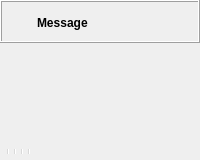
  <widget class="QWidget" name="centralwidget">
   <layout class="QVBoxLayout" name="verticalLayout_2">
    <property name="spacing">
     <number>0</number>
    </property>
    <property name="leftMargin">
     <number>0</number>
    </property>
    <property name="topMargin">
     <number>0</number>
    </property>
    <property name="rightMargin">
     <number>0</number>
    </property>
    <property name="bottomMargin">
     <number>0</number>
    </property>
    <item>
     <widget class="QWidget" name="mainWidget" native="true">
      <property name="sizePolicy">
       <sizepolicy hsizetype="Expanding" vsizetype="Expanding">
        <horstretch>0</horstretch>
        <verstretch>0</verstretch>
       </sizepolicy>
      </property>
      <layout class="QVBoxLayout" name="verticalLayout_3">
       <property name="spacing">
        <number>0</number>
       </property>
       <property name="leftMargin">
        <number>0</number>
       </property>
       <property name="topMargin">
        <number>0</number>
       </property>
       <property name="rightMargin">
        <number>0</number>
       </property>
       <property name="bottomMargin">
        <number>0</number>
       </property>
       <item>
        <widget class="QFrame" name="frameCompileResult">
         <property name="frameShape">
          <enum>QFrame::Box</enum>
         </property>
         <property name="frameShadow">
          <enum>QFrame::Raised</enum>
         </property>
         <layout class="QGridLayout" name="gridLayoutCompileResult">
          <property name="leftMargin">
           <number>6</number>
          </property>
          <property name="topMargin">
           <number>6</number>
          </property>
          <property name="rightMargin">
           <number>6</number>
          </property>
          <property name="bottomMargin">
           <number>4</number>
          </property>
          <property name="horizontalSpacing">
           <number>4</number>
          </property>
          <item row="0" column="1">
           <widget class="QLabel" name="labelCompileResultMessage">
            <property name="sizePolicy">
             <sizepolicy hsizetype="Preferred" vsizetype="Preferred">
              <horstretch>1</horstretch>
              <verstretch>0</verstretch>
             </sizepolicy>
            </property>
            <property name="font">
             <font>
              <weight>75</weight>
              <bold>true</bold>
             </font>
            </property>
            <property name="text">
             <string>Message</string>
            </property>
            <property name="wordWrap">
             <bool>true</bool>
            </property>
           </widget>
          </item>
          <item row="0" column="2">
           <widget class="QToolButton" name="toolButtonCompileResultClose">
            <property name="styleSheet">
             <string notr="true"/>
            </property>
            <property name="text">
             <string/>
            </property>
            <property name="icon">
             <iconset resource="../../resources/common.qrc">
              <normaloff>:/icons/close.png</normaloff>:/icons/close.png</iconset>
            </property>
            <property name="iconSize">
             <size>
              <width>22</width>
              <height>22</height>
             </size>
            </property>
            <property name="toolButtonStyle">
             <enum>Qt::ToolButtonIconOnly</enum>
            </property>
            <property name="autoRaise">
             <bool>true</bool>
            </property>
           </widget>
          </item>
          <item row="0" column="0">
           <widget class="QToolButton" name="toolButtonCompileResultIcon">
            <property name="styleSheet">
             <string notr="true">QToolButton { border: none; }</string>
            </property>
            <property name="text">
             <string/>
            </property>
            <property name="icon">
             <iconset resource="../../resources/common.qrc">
              <normaloff>:/icons/information-icons-error.png</normaloff>:/icons/information-icons-error.png</iconset>
            </property>
            <property name="iconSize">
             <size>
              <width>22</width>
              <height>22</height>
             </size>
            </property>
            <property name="autoRaise">
             <bool>false</bool>
            </property>
           </widget>
          </item>
         </layout>
        </widget>
       </item>
       <item>
        <widget class="QGLView" name="qglview" native="true">
         <property name="sizePolicy">
          <sizepolicy hsizetype="Expanding" vsizetype="Expanding">
           <horstretch>0</horstretch>
           <verstretch>0</verstretch>
          </sizepolicy>
         </property>
         <property name="minimumSize">
          <size>
           <width>200</width>
           <height>100</height>
          </size>
         </property>
        </widget>
       </item>
       <item>
        <widget class="QToolBar" name="viewerToolBar">
         <addaction name="designActionPreview"/>
         <addaction name="designActionRender"/>
         <addaction name="separator"/>
         <addaction name="viewActionViewAll"/>
         <addaction name="viewActionZoomIn"/>
         <addaction name="viewActionZoomOut"/>
         <addaction name="viewActionResetView"/>
         <addaction name="designActionMeasureDistance"/>
         <addaction name="designActionMeasureAngle"/>
         <addaction name="designActionFindHandle"/>
         <addaction name="separator"/>
         <addaction name="viewActionRight"/>
         <addaction name="viewActionLeft"/>
         <addaction name="viewActionBack"/>
         <addaction name="viewActionFront"/>
         <addaction name="viewActionTop"/>
         <addaction name="viewActionBottom"/>
         <addaction name="separator"/>
         <addaction name="viewActionPerspective"/>
         <addaction name="viewActionOrthogonal"/>
         <addaction name="separator"/>
         <addaction name="viewActionShowAxes"/>
         <addaction name="viewActionShowScaleProportional"/>
         <addaction name="viewActionShowEdges"/>
        </widget>
       </item>
      </layout>
      <zorder>qglview</zorder>
      <zorder>viewerToolBar</zorder>
      <zorder>frameCompileResult</zorder>
     </widget>
    </item>
   </layout>
  </widget>
